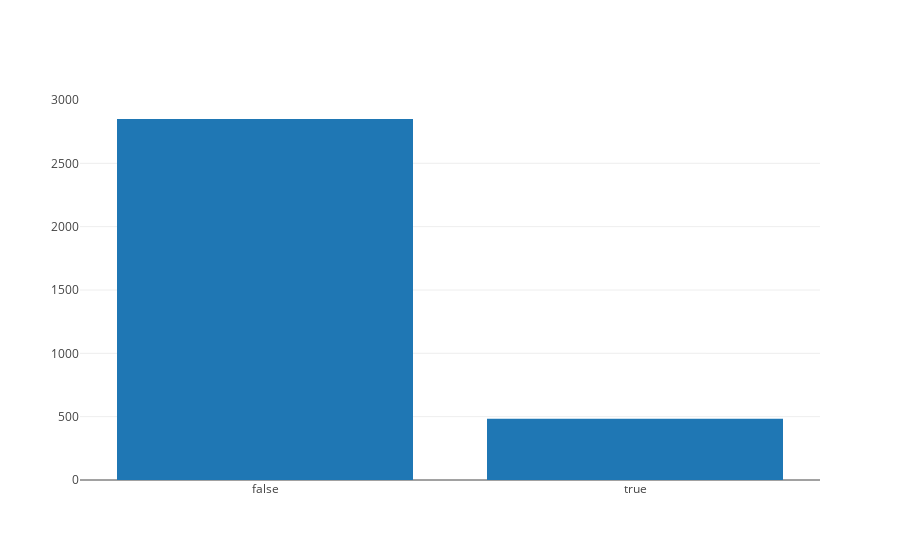

Source (notebook cell):
### Code cell
barPlot(churn, xcat=True)

### Figure 1 — Plotly figure (JSON) as saved in the notebook; plotly's stock layout.template omitted (floating-point values rounded to 4 significant figures)
{"data": [{"type": "bar", "x": [false, true], "y": [2850, 483]}], "layout": {"title": "", "xaxis": {"title": "", "type": "category"}, "yaxis": {"title": ""}}}
